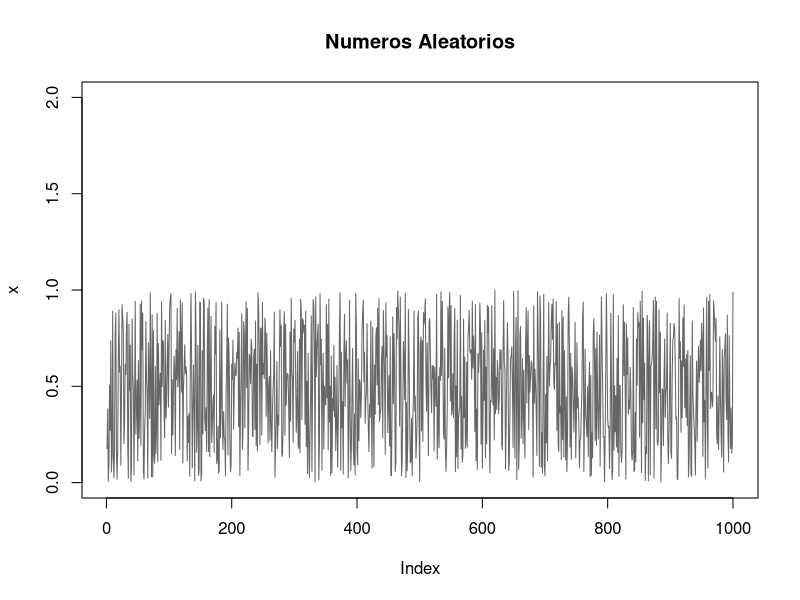
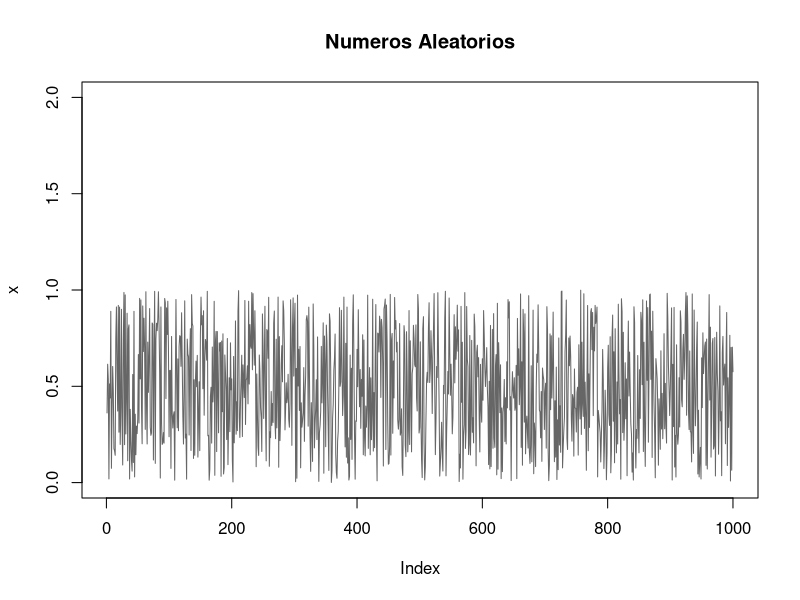
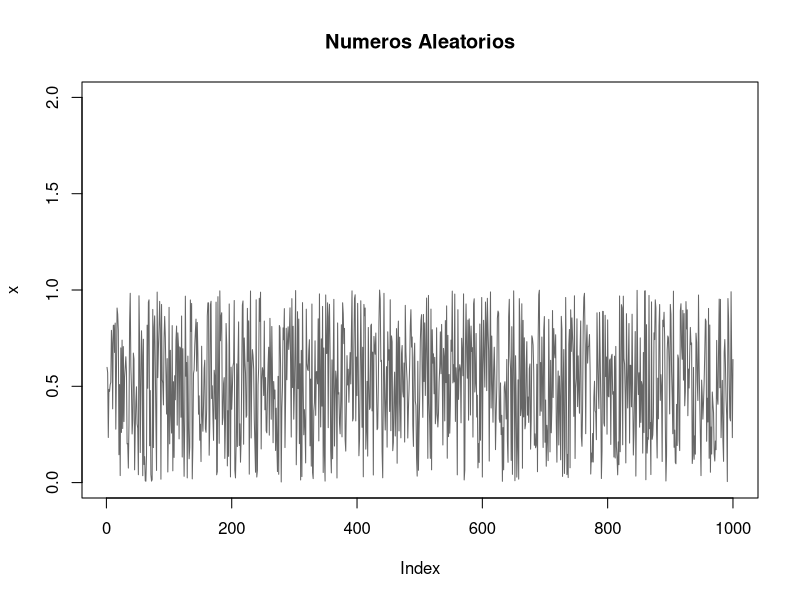
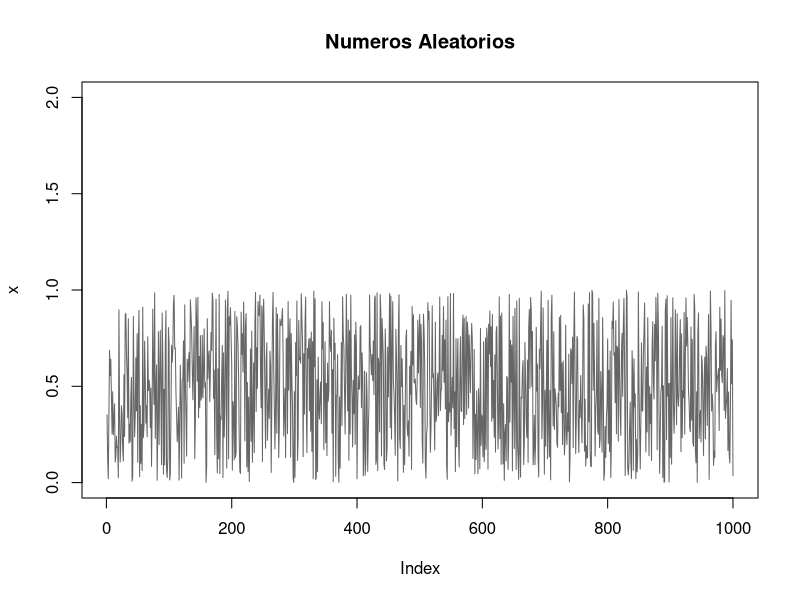
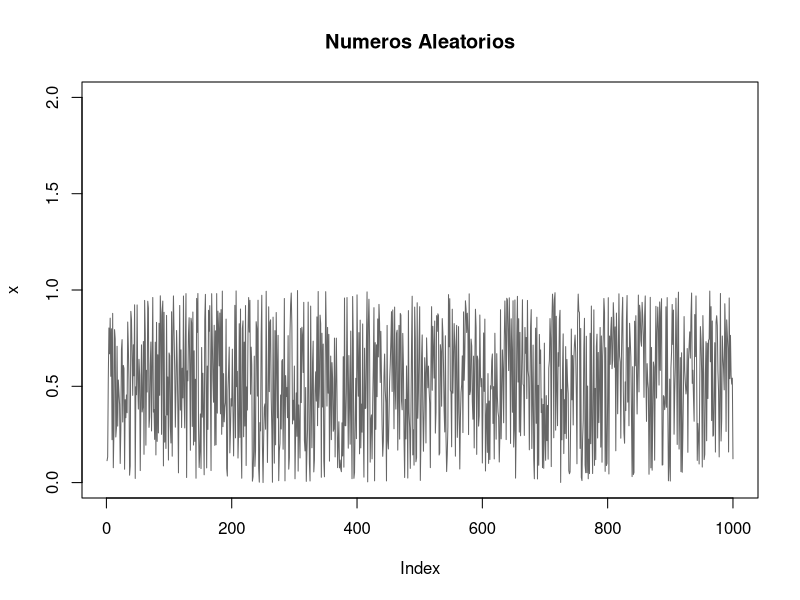
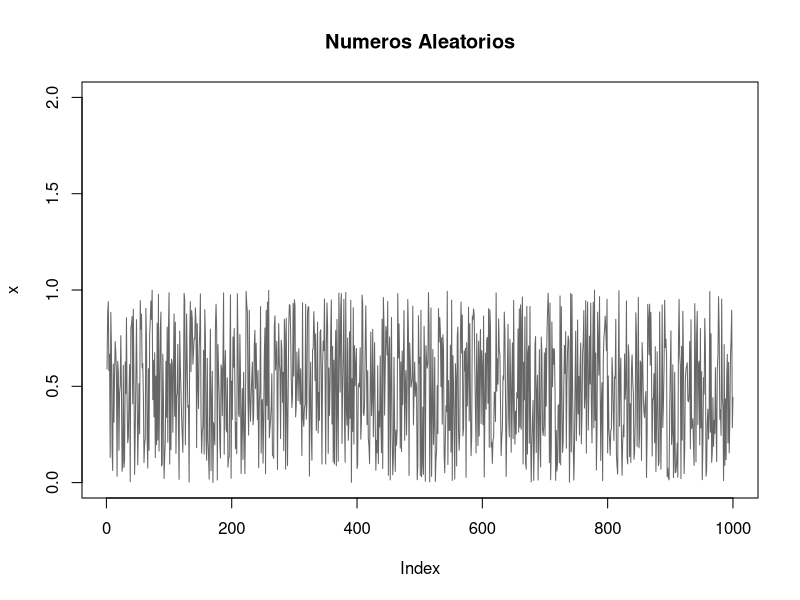
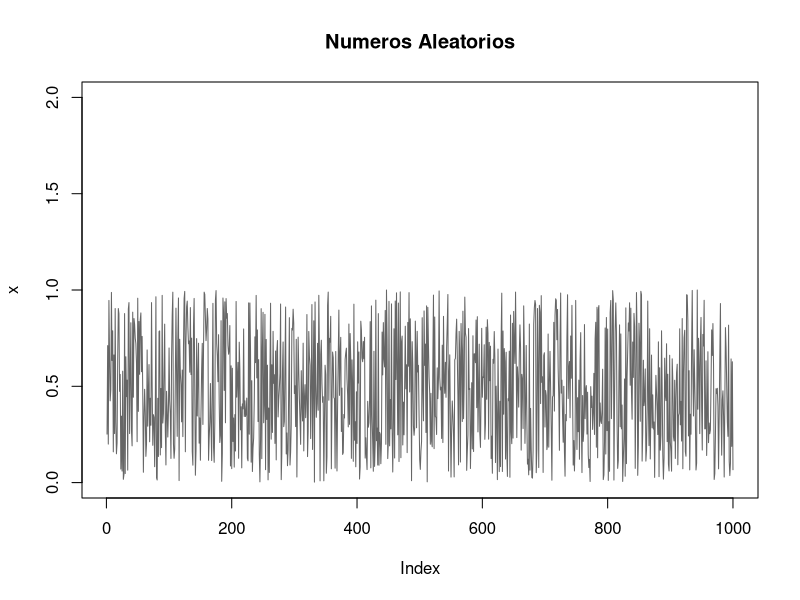
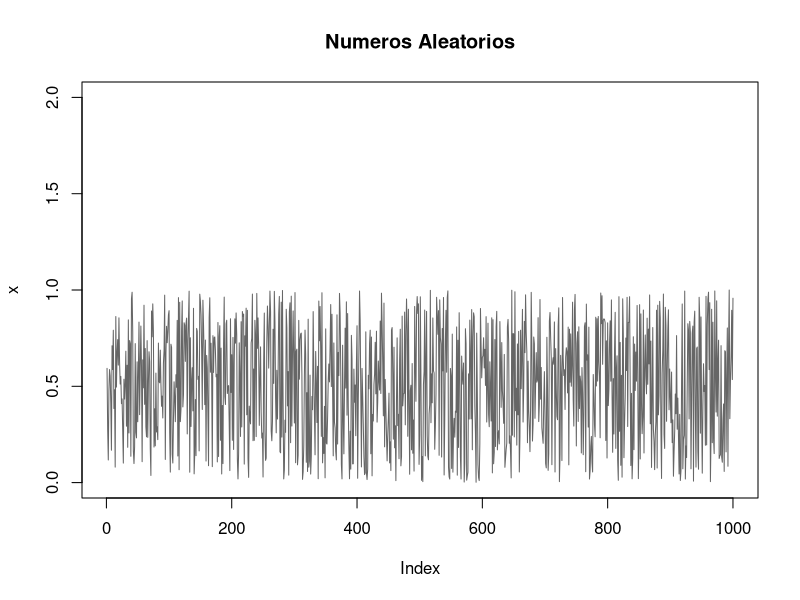

R code for these plots, in order: (Note: this script raises an error after producing the figures.)
## ---- chunk 1
knitr::opts_chunk$set(echo = TRUE)
## ---- chunk 2
i <- 1:20
2^i
## ---- chunk 3
n <- 4:13
2*n+1
## ---- chunk 4
n1 <- 4:13
v1 <- 2^i
i <- 1:20
v2 <- 2^i
vector_interseccion <- intersect(v1, v2)
vector_interseccion
## ---- chunk 5
t <- 1:5
sin(2 * pi * t)
## ---- chunk 6
vector_aleatorio <- runif(10)
vector_aleatorio
## ---- chunk 7
letras <- LETTERS[1:15]
letras
## ---- chunk 8
x1 <- c("1","2",2+3i,5+41)
x2 <- log(c(T,T,T,T,F))
x3 <- !(c(1,3,4,12,12.1,99,100))
x4 <- c(1,2,3)<"a"
x5 <- 1:10
## ---- chunk 9
matriz_caracteres <- matrix(c("a", "b", "c", "d", "e", "f"), nrow = 2, ncol = 3, byrow = TRUE)
print(matriz_caracteres)
## ---- chunk 10
matriz_a <- matrix(rep("a", 16), nrow = 4, ncol = 4)
print(matriz_a)
## ---- chunk 11
alfabeto_minusc = letters[1:25]
matriz_minusc <- matrix(alfabeto_minusc, nrow = 5, ncol = 5)
print(matriz_minusc)
## ---- chunk 12
matriz_complej <- matrix(c(2 + 3i, -1 + 4i, 0 - 2i, 5 - 6i), nrow = 2, ncol = 2)
print(matriz_complej)
## ---- chunk 13
for(i in 1:40){
  x <- runif(1000)
  write(x, paste("Archivo", i, ".txt", sep = ""), sep = "\n")
  pdf(paste("archivo", i, ".pdf", sep = ""))
  plot(x, type = "l", main = "Numeros Aleatorios", col = "gray40", ylim = c(0, 2))
  dev.off()
}
